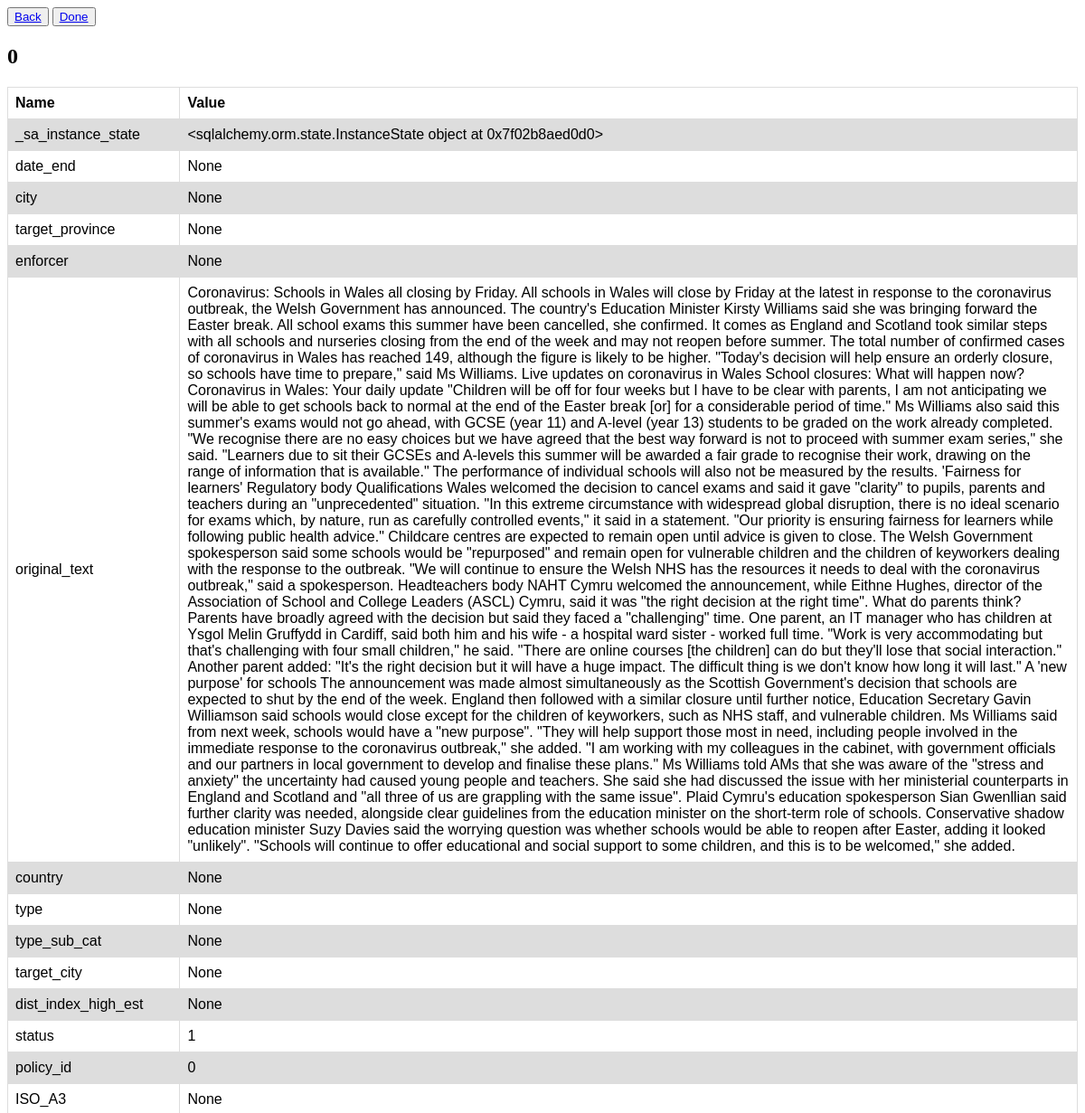
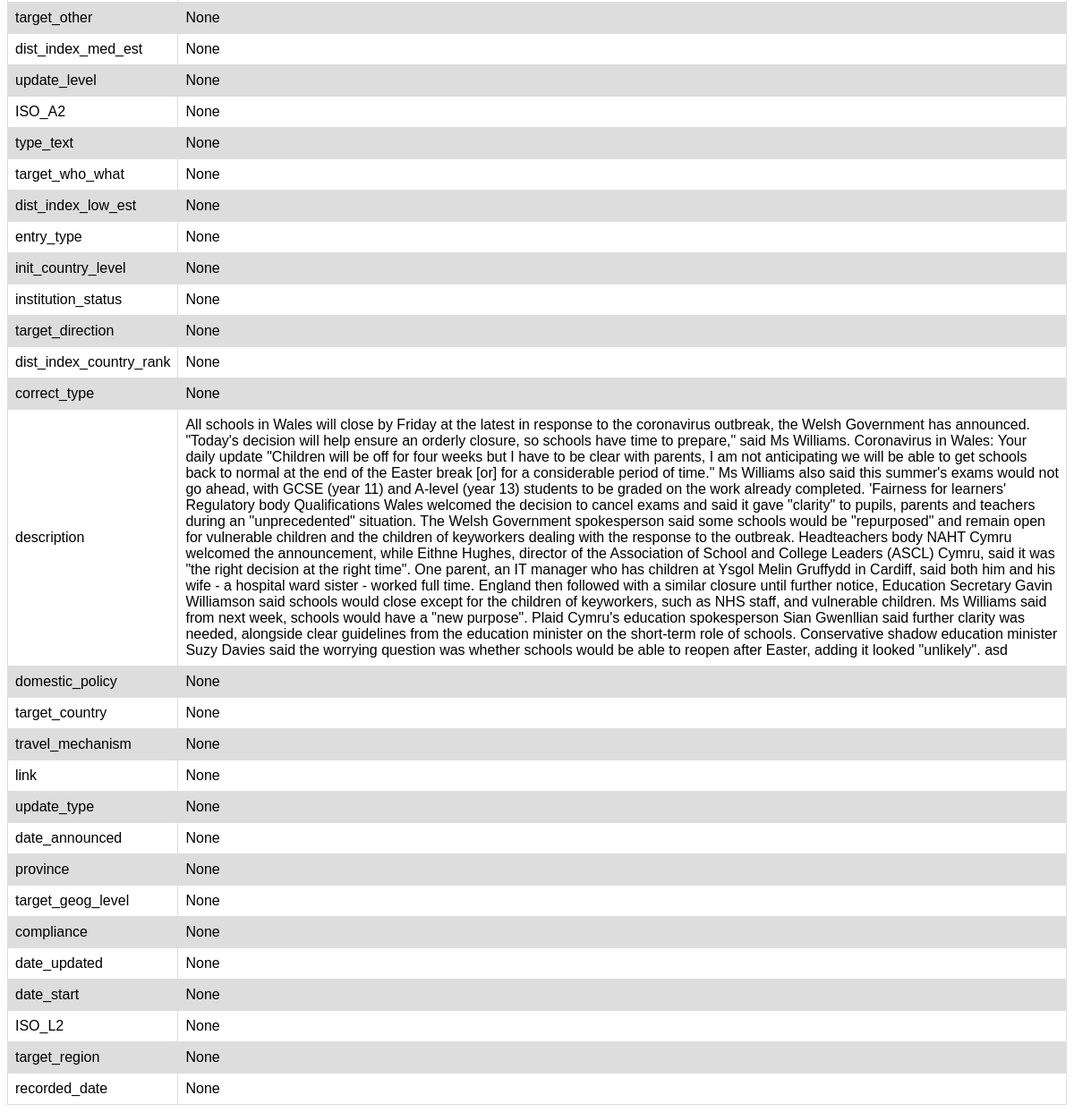
Page /policies/0/view (signed in) on the committed database (2 pictures, top to bottom).
### module1/models.py (models this page shows, shortened)
class CoronaNet(db.Model):
    __tablename__ = 'corona_net'
    policy_id = db.Column(db.Integer, primary_key=True)
    entry_type = db.Column(db.Text, nullable=False)
    correct_type = db.Column(db.Text, nullable=False)
    update_type = db.Column(db.Text, nullable=False)
    update_level = db.Column(db.Text, nullable=False)
    description = db.Column(db.Text, nullable=False)
    date_announced = db.Column(db.Text, nullable=False)
    date_start = db.Column(db.Text, nullable=False)
    date_end = db.Column(db.Text, nullable=False)
    country = db.Column(db.Text, nullable=False)
    ISO_A3 = db.Column(db.Text, nullable=False)
    ISO_A2 = db.Column(db.Text, nullable=False)
    init_country_level = db.Column(db.Text, nullable=False)
    domestic_policy = db.Column(db.Text, nullable=False)
    province = db.Column(db.Text, nullable=False)
    ISO_L2 = db.Column(db.Text, nullable=False)
    city = db.Column(db.Text, nullable=False)
    type = db.Column(db.Text, nullable=False)
    type_sub_cat = db.Column(db.Text, nullable=False)
    type_text = db.Column(db.Text, nullable=False)
    institution_status = db.Column(db.Text, nullable=False)
    target_country = db.Column(db.Text, nullable=False)
    target_geog_level = db.Column(db.Text, nullable=False)
    target_region = db.Column(db.Text, nullable=False)
    target_province = db.Column(db.Text, nullable=False)
    target_city = db.Column(db.Text, nullable=False)
    target_other = db.Column(db.Text, nullable=False)
    target_who_what = db.Column(db.Text, nullable=False)
    target_direction = db.Column(db.Text, nullable=False)
    travel_mechanism = db.Column(db.Text, nullable=False)
    compliance = db.Column(db.Text, nullable=False)
    enforcer = db.Column(db.Text, nullable=False)
    dist_index_high_est = db.Column(db.Text, nullable=False)
    dist_index_med_est = db.Column(db.Text, nullable=False)
    dist_index_low_est = db.Column(db.Text, nullable=False)
    dist_index_country_rank = db.Column(db.Text, nullable=False)
    link = db.Column(db.Text, nullable=False)
    date_updated = db.Column(db.Text, nullable=False)
    recorded_date = db.Column(db.Text, nullable=False)
    original_text = db.Column(db.Text, nullable=False)
    status = db.Column(db.Integer, nullable=False)
    highlighted_text = []

### module1/annotation.py (the view)
@bp_annotation.route("/policies/<int:policy_id>/view", methods=['GET', 'POST'])
@login_required
def view(policy_id):
    policy = CoronaNet.query.filter_by(policy_id=policy_id).first().__dict__
    return render_template('view.html', policy=policy)

### module1/templates/view.html (shortened to what this page needs)
<!DOCTYPE html>
<html lang="en">
<head>
</head>
<body>
    <button><a href="{{ url_for('annotation.get_annotation', policy_id=policy.policy_id) }}">Back</a></button>
    <button><a href="{{ url_for('annotation.backToPolicy', policy_id=policy.policy_id) }}">Done</a></button>
    <h2>{{ policy['policy_id'] }}</h2>
    <table>
        <tr>
            <th>Name</th>
            <th>Value</th>
        </tr>
        {% for k in policy.keys() %}
            <tr>
                <td>{{ k }}</td>
                <td>{{ policy[k] }}</td>
            </tr>
        {% endfor %}
    </table>
</body>
</html>

### module1/templates/view.html (style rules this page uses)
table { font-family: arial, sans-serif; border-collapse: collapse; width: 100%; }
td, th { border: 1px solid #dddddd; text-align: left; padding: 8px; }
tr:nth-child(even) { background-color: #dddddd; }

### rows in the picture
CoronaNet: original_text "Coronavirus: Schools in Wales all closing by Friday. All schools in Wales will close by Friday at the latest in response to the coronavirus outbreak, the Welsh Government has announced. The country's Education Minister Kirsty Williams said she was bringing forward the Easter break. All school exams this summer have been cancelled, she confirmed. It comes as England and Scotland took similar steps with all schools and nurseries closing from the end of the week and may not reopen before summer. The total number of confirmed cases of coronavirus in Wales has reached 149, although the figure is likely to be higher. \"Today's decision will help ensure an orderly closure, so schools have time to…" "All schools in Wales will close by Friday at the latest in response to the coronavirus outbreak, the Welsh Government has announced. \"Today's decision will help ensure an orderly closure, so schools have time to prepare,\" said Ms Williams. Coronavirus in Wales: Your daily update \"Children will be off for four weeks but I have to be clear with parents, I am not anticipating we will be able to get schools back to normal at the end of the Easter break [or] for a considerable period of time.\" Ms Williams also said this summer's exams would not go ahead, with GCSE (year 11) and A-level (year 13) students to be graded on the work already completed. 'Fairness for learners' Regulatory body…"

### other values in the picture
{{ policy['policy_id'] }} "0"
{{ k }} "_sa_instance_state" "date_end" "city" "target_province" "enforcer" "original_text" "country" "type" "type_sub_cat" "target_city" "dist_index_high_est" "status" "policy_id" "ISO_A3" "target_other" "dist_index_med_est" "update_level" "ISO_A2" "type_text" "target_who_what" "dist_index_low_est" "entry_type" "init_country_level" "institution_status" "target_direction" "dist_index_country_rank" "correct_type" "description" "domestic_policy" "target_country" "travel_mechanism" "link" "update_type" "date_announced" "province" "target_geog_level" "compliance" "date_updated" "date_start" "ISO_L2" "target_region" "recorded_date"
{{ policy[k] }} "<sqlalchemy.orm.state.InstanceState object at 0x7f02b8aed0d0>" "None" "None" "None" "None" "None" "None" "None" "None" "None" "1" "0" "None" "None" "None" "None" "None" "None" "None" "None" "None" "None" "None" "None" "None" "None" "None" "None" "None" "None" "None" "None" "None" "None" "None" "None" "None" "None" "None" "None"
